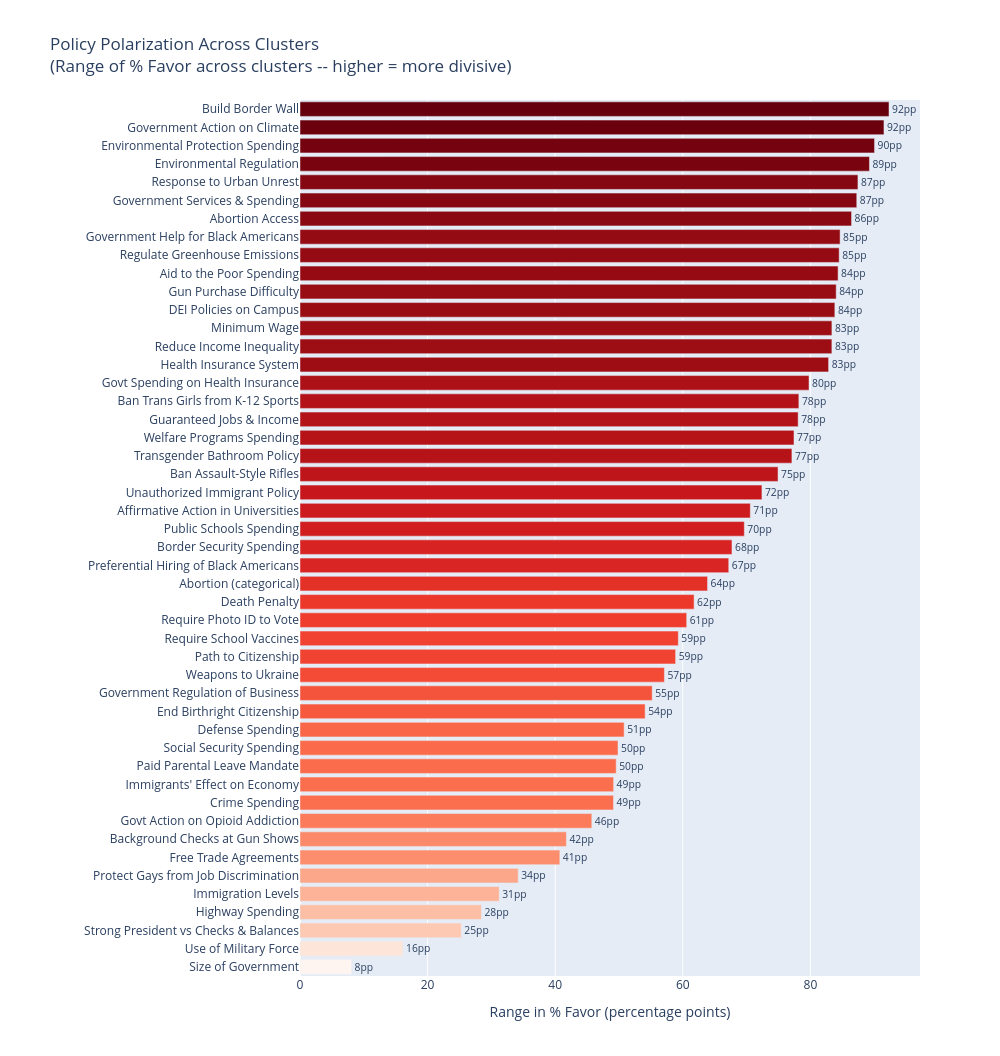

Notebook source saved alongside this figure:
### Code cell
# ============================================================
# Polarization Map: Where do clusters agree vs disagree?
# Shows the standard deviation of weighted means across clusters
# for each policy question. Higher = more polarizing.
# ============================================================

# Use % favor spread instead of raw means for polarization
polarization = []
for var in clustering_questions:
    if var not in policy_interp:
        continue
    info = policy_interp[var]

    favor_pcts = []
    for cid in range(optimal_k):
        cd = anes_imputed[anes_imputed['cluster'] == cid]
        pct = wpct(cd, cd[var].isin(info['favor_vals']))
        favor_pcts.append(pct)

    polarization.append({
        'variable': var,
        'name': info['name'],
        'favor_label': info['favor_label'],
        'std_favor': np.std(favor_pcts),
        'range_favor': max(favor_pcts) - min(favor_pcts),
        'min_favor': min(favor_pcts),
        'max_favor': max(favor_pcts),
    })

pol_df = pd.DataFrame(polarization).sort_values('range_favor', ascending=True)

fig = go.Figure()
fig.add_trace(go.Bar(
    y=[f"{r['name']}" for _, r in pol_df.iterrows()],
    x=pol_df['range_favor'],
    orientation='h',
    marker_color=pol_df['range_favor'],
    marker_colorscale='Reds',
    text=[f"{r['range_favor']:.0f}pp" for _, r in pol_df.iterrows()],
    textposition='outside',
))
fig.update_layout(
    title='Policy Polarization Across Clusters<br>(Range of % Favor across clusters -- higher = more divisive)',
    xaxis_title='Range in % Favor (percentage points)',
    height=max(600, len(pol_df) * 22),
    width=1000,
    margin=dict(l=300),
)
fig.show()

print("\nTop 10 most divisive issues (largest spread in % favor across clusters):")
for _, row in pol_df.tail(10).iloc[::-1].iterrows():
    print(f"  {row['name']}: {row['favor_label']}")
    print(f"    Range: {row['min_favor']:.0f}% to {row['max_favor']:.0f}% ({row['range_favor']:.0f} pp spread)")

print("\nTop 5 consensus issues (smallest spread):")
for _, row in pol_df.head(5).iterrows():
    print(f"  {row['name']}: {row['favor_label']}")
    print(f"    Range: {row['min_favor']:.0f}% to {row['max_favor']:.0f}% ({row['range_favor']:.0f} pp spread)")

### Figure 1 — Plotly figure (JSON) as saved in the notebook; plotly's stock layout.template omitted (floating-point values rounded to 4 significant figures)
{"data": [{"marker": {"color": [8.085, 16.14, 25.29, 28.43, 31.23, 34.2, 40.73, 41.76, 45.74, 49.13, 49.16, 49.56, 49.84, 50.81, 54.1, 55.2, 57.12, 58.88, 59.3, 60.61, 61.77, 63.88, 67.21, 67.71, 69.65, 70.59, 72.41, 74.93, 77.11, 77.43, 78.08, 78.2, 79.78, 82.86, 83.37, 83.38, 83.84, 84.05, 84.34, 84.52, 84.66, 86.46, 87.27, 87.46, 89.26, 90.06, 91.53, 92.32], "colorscale": [[0, "rgb(255,245,240)"], [0.125, "rgb(254,224,210)"], [0.25, "rgb(252,187,161)"], [0.375, "rgb(252,146,114)"], [0.5, "rgb(251,106,74)"], [0.625, "rgb(239,59,44)"], [0.75, "rgb(203,24,29)"], [0.875, "rgb(165,15,21)"], [1, "rgb(103,0,13)"]]}, "orientation": "h", "text": ["8pp", "16pp", "25pp", "28pp", "31pp", "34pp", "41pp", "42pp", "46pp", "49pp", "49pp", "50pp", "50pp", "51pp", "54pp", "55pp", "57pp", "59pp", "59pp", "61pp", "62pp", "64pp", "67pp", "68pp", "70pp", "71pp", "72pp", "75pp", "77pp", "77pp", "78pp", "78pp", "80pp", "83pp", "83pp", "83pp", "84pp", "84pp", "84pp", "85pp", "85pp", "86pp", "87pp", "87pp", "89pp", "90pp", "92pp", "92pp"], "textposition": "outside", "type": "bar", "x": [8.085, 16.14, 25.29, 28.43, 31.23, 34.2, 40.73, 41.76, 45.74, 49.13, 49.16, 49.56, 49.84, 50.81, 54.1, 55.2, 57.12, 58.88, 59.3, 60.61, 61.77, 63.88, 67.21, 67.71, 69.65, 70.59, 72.41, 74.93, 77.11, 77.43, 78.08, 78.2, 79.78, 82.86, 83.37, 83.38, 83.84, 84.05, 84.34, 84.52, 84.66, 86.46, 87.27, 87.46, 89.26, 90.06, 91.53, 92.32], "y": ["Size of Government", "Use of Military Force", "Strong President vs Checks & Balances", "Highway Spending", "Immigration Levels", "Protect Gays from Job Discrimination", "Free Trade Agreements", "Background Checks at Gun Shows", "Govt Action on Opioid Addiction", "Crime Spending", "Immigrants' Effect on Economy", "Paid Parental Leave Mandate", "Social Security Spending", "Defense Spending", "End Birthright Citizenship", "Government Regulation of Business", "Weapons to Ukraine", "Path to Citizenship", "Require School Vaccines", "Require Photo ID to Vote", "Death Penalty", "Abortion (categorical)", "Preferential Hiring of Black Americans", "Border Security Spending", "Public Schools Spending", "Affirmative Action in Universities", "Unauthorized Immigrant Policy", "Ban Assault-Style Rifles", "Transgender Bathroom Policy", "Welfare Programs Spending", "Guaranteed Jobs & Income", "Ban Trans Girls from K-12 Sports", "Govt Spending on Health Insurance", "Health Insurance System", "Reduce Income Inequality", "Minimum Wage", "DEI Policies on Campus", "Gun Purchase Difficulty", "Aid to the Poor Spending", "Regulate Greenhouse Emissions", "Government Help for Black Americans", "Abortion Access", "Government Services & Spending", "Response to Urban Unrest", "Environmental Regulation", "Environmental Protection Spending", "Government Action on Climate", "Build Border Wall"]}], "layout": {"height": 1056, "margin": {"l": 300}, "title": {"text": "Policy Polarization Across Clusters<br>(Range of % Favor across clusters -- higher = more divisive)"}, "width": 1000, "xaxis": {"title": {"text": "Range in % Favor (percentage points)"}}}}
